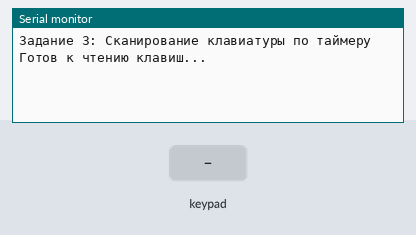
Bench run of a sketch on a simulated Arduino Uno, built with avr-gcc and run on an emulated ATmega328P. Shown: the last lines printed to the serial monitor. Wiring (inferred from the names in the program): 4×4 keypad with keys 1 2 3 A 4 5 6 B 7 8 9 C * 0 # D: rows pin 7, pin 6, pin 5, pin 4; columns pin 11, pin 10, pin 9, pin 8. Inputs (shaded band) come from the test bench.

Above: at 1.2 s.
1.3 s: key '1' pressed
At 1.9 s:
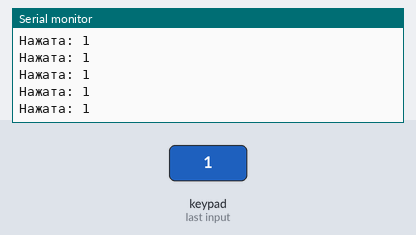
2.8 s: keypad keys 7 6 5 4 # pressed 0.4 s apart
At 5.5 s:
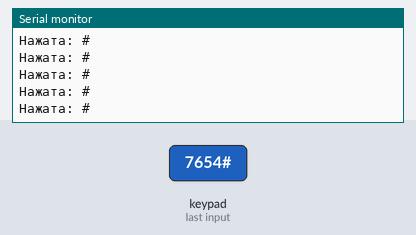
6.3 s: key 'A' pressed
At 6.9 s:
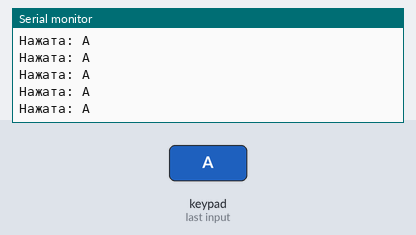
7.8 s: keypad keys 7 6 5 4 * pressed 0.4 s apart
At 10.5 s:
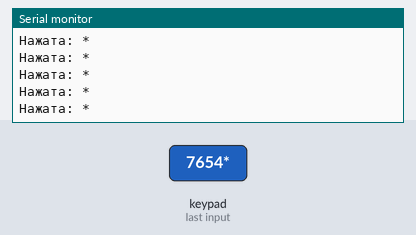
11.3 s: key 'B' pressed
At 11.8 s:
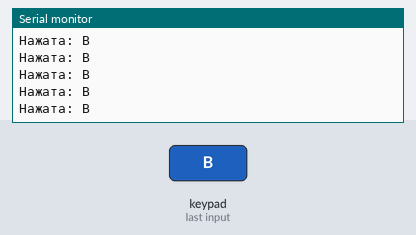
12.8 s: keypad keys 7 6 5 4 D pressed 0.4 s apart
At 15.5 s:
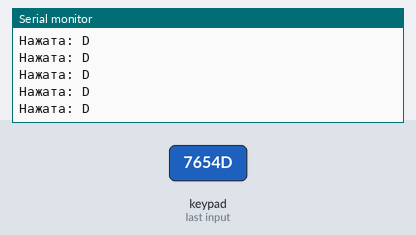
Timing chart, 0 to 17.0 s (numbered marks = the images above; inputs shaded):
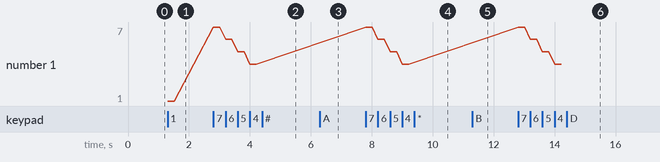

The sketch:

sketch_keypad.ino
```cpp
// Выводы для клавиатуры 4x4
const int rowPins[4] = {7,6,5,4}; // Строки (Row)
const int colPins[4] = {11,10,9,8}; // Столбцы (Col)

char keys[4][4] = {
    {'1', '2', '3', 'A'},
    {'4', '5', '6', 'B'},
    {'7', '8', '9', 'C'},
    {'*', '0', '#', 'D'}
};

volatile byte currentRow = 0;

void setupKeyboardPins() {
    // Настройка строк как выходы (управляем ими)
    for(int i = 0; i < 4; i++) {
        pinMode(rowPins[i], OUTPUT);
        digitalWrite(rowPins[i], HIGH); // Изначально все строки отключены (HIGH)
    }
    // Настройка столбцов как входы (читаем их)
    for(int i = 0; i < 4; i++) {
        pinMode(colPins[i], INPUT_PULLUP); // Используем внутреннюю подтяжку
    }
}

void setup() {
    Serial.begin(9600);
    setupKeyboardPins();

    // Настройка Timer0 для генерации прерывания каждые 1 мс
    noInterrupts();

    TCCR0A = 0; // Сбрасываем регистры
    TCCR0B = 0;
    TCNT0 = 0;

    // Устанавливаем предделитель 64
    TCCR0B |= (1 << CS01) | (1 << CS00);

    // Включаем режим CTC
    TCCR0A |= (1 << WGM01);

    // Устанавливаем регистр сравнения для 1 кГц (1 мс)
    OCR0A = 249; // = (16*10^6) / (64 * 1000) - 1

    // Разрешаем прерывание по сравнению
    TIMSK0 |= (1 << OCIE0A);

    interrupts();

    Serial.println("Задание 3: Сканирование клавиатуры по таймеру");
    Serial.println("Готов к чтению клавиш...");
}

void loop() {

}

// ISR для сканирования (вызывается Timer0 каждые 1 мс)
ISR(TIMER0_COMPA_vect) {
    // 1. Отключаем предыдущую строку
    digitalWrite(rowPins[currentRow], HIGH);

    // 2. Переходим к следующей строке (циклически)
    currentRow = (currentRow + 1) % 4;

    // 3. Активируем новую строку (подаем LOW)
    digitalWrite(rowPins[currentRow], LOW);

    // 4. Читаем столбцы и проверяем нажатия
    for (int col = 0; col < 4; col++) {
        if (digitalRead(colPins[col]) == LOW) {
            // Обнаружено нажатие
            Serial.print("Нажата: ");
            Serial.println(keys[currentRow][col]);
            break; // Выходим после первого найденного нажатия в строке
        }
    }
}
```

Measured:
- after the input at 1.3 s, the serial monitor: prints a new line at once (image 1)
- after the input at 2.8 s, the serial monitor: prints a new line at once (image 2)
- after the input at 6.3 s, the serial monitor: prints a new line at once (image 3)
- after the input at 7.8 s, the serial monitor: prints a new line at once (image 4)
- after the input at 11.3 s, the serial monitor: prints a new line at once (image 5)
- after the input at 12.8 s, the serial monitor: prints a new line at once (image 6)
- plotted number 1: 1 → 4 after the input at 2.8 s
